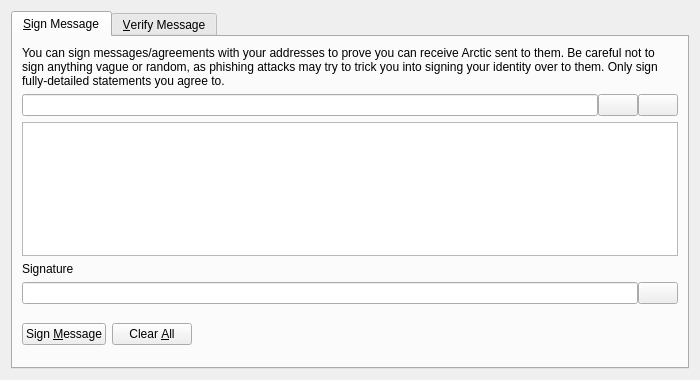
<?xml version="1.0" encoding="UTF-8"?>
<ui version="4.0">
 <class>SignVerifyMessageDialog</class>
 <widget class="QDialog" name="SignVerifyMessageDialog">
  <property name="geometry">
   <rect>
    <x>0</x>
    <y>0</y>
    <width>700</width>
    <height>380</height>
   </rect>
  </property>
  <property name="windowTitle">
   <string>Signatures - Sign / Verify a Message</string>
  </property>
  <property name="modal">
   <bool>true</bool>
  </property>
  <layout class="QVBoxLayout" name="verticalLayout">
   <item>
    <widget class="QTabWidget" name="tabWidget">
     <property name="currentIndex">
      <number>0</number>
     </property>
     <widget class="QWidget" name="tabSignMessage">
      <attribute name="title">
       <string>&amp;Sign Message</string>
      </attribute>
      <layout class="QVBoxLayout" name="verticalLayout_SM">
       <item>
        <widget class="QLabel" name="infoLabel_SM">
         <property name="text">
          <string>You can sign messages/agreements with your addresses to prove you can receive Arctic sent to them. Be careful not to sign anything vague or random, as phishing attacks may try to trick you into signing your identity over to them. Only sign fully-detailed statements you agree to.</string>
         </property>
         <property name="textFormat">
          <enum>Qt::PlainText</enum>
         </property>
         <property name="wordWrap">
          <bool>true</bool>
         </property>
        </widget>
       </item>
       <item>
        <layout class="QHBoxLayout" name="horizontalLayout_1_SM">
         <property name="spacing">
          <number>0</number>
         </property>
         <item>
          <widget class="QValidatedLineEdit" name="addressIn_SM">
           <property name="toolTip">
            <string>The Arctic address to sign the message with</string>
           </property>
          </widget>
         </item>
         <item>
          <widget class="QPushButton" name="addressBookButton_SM">
           <property name="toolTip">
            <string>Choose previously used address</string>
           </property>
           <property name="text">
            <string/>
           </property>
           <property name="shortcut">
            <string>Alt+A</string>
           </property>
           <property name="autoDefault">
            <bool>false</bool>
           </property>
          </widget>
         </item>
         <item>
          <widget class="QPushButton" name="pasteButton_SM">
           <property name="toolTip">
            <string>Paste address from clipboard</string>
           </property>
           <property name="text">
            <string/>
           </property>
           <property name="shortcut">
            <string>Alt+P</string>
           </property>
           <property name="autoDefault">
            <bool>false</bool>
           </property>
          </widget>
         </item>
        </layout>
       </item>
       <item>
        <widget class="QPlainTextEdit" name="messageIn_SM">
         <property name="toolTip">
          <string>Enter the message you want to sign here</string>
         </property>
        </widget>
       </item>
       <item>
        <widget class="QLabel" name="signatureLabel_SM">
         <property name="text">
          <string>Signature</string>
         </property>
         <property name="textFormat">
          <enum>Qt::PlainText</enum>
         </property>
        </widget>
       </item>
       <item>
        <layout class="QHBoxLayout" name="horizontalLayout_2_SM">
         <property name="spacing">
          <number>0</number>
         </property>
         <item>
          <widget class="QLineEdit" name="signatureOut_SM">
           <property name="font">
            <font>
             <italic>true</italic>
            </font>
           </property>
           <property name="readOnly">
            <bool>true</bool>
           </property>
          </widget>
         </item>
         <item>
          <widget class="QPushButton" name="copySignatureButton_SM">
           <property name="toolTip">
            <string>Copy the current signature to the system clipboard</string>
           </property>
           <property name="text">
            <string/>
           </property>
           <property name="autoDefault">
            <bool>false</bool>
           </property>
          </widget>
         </item>
        </layout>
       </item>
       <item>
        <layout class="QHBoxLayout" name="horizontalLayout_3_SM">
         <item>
          <widget class="QPushButton" name="signMessageButton_SM">
           <property name="toolTip">
            <string>Sign the message to prove you own this Arctic address</string>
           </property>
           <property name="text">
            <string>Sign &amp;Message</string>
           </property>
           <property name="autoDefault">
            <bool>false</bool>
           </property>
          </widget>
         </item>
         <item>
          <widget class="QPushButton" name="clearButton_SM">
           <property name="toolTip">
            <string>Reset all sign message fields</string>
           </property>
           <property name="text">
            <string>Clear &amp;All</string>
           </property>
           <property name="autoDefault">
            <bool>false</bool>
           </property>
          </widget>
         </item>
         <item>
          <spacer name="horizontalSpacer_1_SM">
           <property name="orientation">
            <enum>Qt::Horizontal</enum>
           </property>
           <property name="sizeHint" stdset="0">
            <size>
             <width>40</width>
             <height>48</height>
            </size>
           </property>
          </spacer>
         </item>
         <item>
          <widget class="QLabel" name="statusLabel_SM">
           <property name="font">
            <font>
             <weight>75</weight>
             <bold>true</bold>
            </font>
           </property>
           <property name="text">
            <string/>
           </property>
           <property name="wordWrap">
            <bool>true</bool>
           </property>
          </widget>
         </item>
         <item>
          <spacer name="horizontalSpacer_2_SM">
           <property name="orientation">
            <enum>Qt::Horizontal</enum>
           </property>
           <property name="sizeHint" stdset="0">
            <size>
             <width>40</width>
             <height>48</height>
            </size>
           </property>
          </spacer>
         </item>
        </layout>
       </item>
      </layout>
     </widget>
     <widget class="QWidget" name="tabVerifyMessage">
      <attribute name="title">
       <string>&amp;Verify Message</string>
      </attribute>
      <layout class="QVBoxLayout" name="verticalLayout_VM">
       <item>
        <widget class="QLabel" name="infoLabel_VM">
         <property name="text">
          <string>Enter the receiver's address, message (ensure you copy line breaks, spaces, tabs, etc. exactly) and signature below to verify the message. Be careful not to read more into the signature than what is in the signed message itself, to avoid being tricked by a man-in-the-middle attack. Note that this only proves the signing party receives with the address, it cannot prove sendership of any transaction!</string>
         </property>
         <property name="textFormat">
          <enum>Qt::PlainText</enum>
         </property>
         <property name="alignment">
          <set>Qt::AlignLeading|Qt::AlignLeft|Qt::AlignTop</set>
         </property>
         <property name="wordWrap">
          <bool>true</bool>
         </property>
        </widget>
       </item>
       <item>
        <layout class="QHBoxLayout" name="horizontalLayout_1_VM">
         <property name="spacing">
          <number>0</number>
         </property>
         <item>
          <widget class="QValidatedLineEdit" name="addressIn_VM">
           <property name="toolTip">
            <string>The Arctic address the message was signed with</string>
           </property>
          </widget>
         </item>
         <item>
          <widget class="QPushButton" name="addressBookButton_VM">
           <property name="toolTip">
            <string>Choose previously used address</string>
           </property>
           <property name="text">
            <string/>
           </property>
           <property name="shortcut">
            <string>Alt+A</string>
           </property>
           <property name="autoDefault">
            <bool>false</bool>
           </property>
          </widget>
         </item>
        </layout>
       </item>
       <item>
        <widget class="QPlainTextEdit" name="messageIn_VM"/>
       </item>
       <item>
        <widget class="QValidatedLineEdit" name="signatureIn_VM"/>
       </item>
       <item>
        <layout class="QHBoxLayout" name="horizontalLayout_2_VM">
         <item>
          <widget class="QPushButton" name="verifyMessageButton_VM">
           <property name="toolTip">
            <string>Verify the message to ensure it was signed with the specified Arctic address</string>
           </property>
           <property name="text">
            <string>Verify &amp;Message</string>
           </property>
           <property name="autoDefault">
            <bool>false</bool>
           </property>
          </widget>
         </item>
         <item>
          <widget class="QPushButton" name="clearButton_VM">
           <property name="toolTip">
            <string>Reset all verify message fields</string>
           </property>
           <property name="text">
            <string>Clear &amp;All</string>
           </property>
           <property name="autoDefault">
            <bool>false</bool>
           </property>
          </widget>
         </item>
         <item>
          <spacer name="horizontalSpacer_1_VM">
           <property name="orientation">
            <enum>Qt::Horizontal</enum>
           </property>
           <property name="sizeHint" stdset="0">
            <size>
             <width>40</width>
             <height>48</height>
            </size>
           </property>
          </spacer>
         </item>
         <item>
          <widget class="QLabel" name="statusLabel_VM">
           <property name="font">
            <font>
             <weight>75</weight>
             <bold>true</bold>
            </font>
           </property>
           <property name="text">
            <string/>
           </property>
           <property name="wordWrap">
            <bool>true</bool>
           </property>
          </widget>
         </item>
         <item>
          <spacer name="horizontalSpacer_2_VM">
           <property name="orientation">
            <enum>Qt::Horizontal</enum>
           </property>
           <property name="sizeHint" stdset="0">
            <size>
             <width>40</width>
             <height>48</height>
            </size>
           </property>
          </spacer>
         </item>
        </layout>
       </item>
      </layout>
     </widget>
    </widget>
   </item>
  </layout>
 </widget>
 <customwidgets>
  <customwidget>
   <class>QValidatedLineEdit</class>
   <extends>QLineEdit</extends>
   <header>qvalidatedlineedit.h</header>
  </customwidget>
 </customwidgets>
 <resources>
  <include location="../arc.qrc"/>
 </resources>
 <connections/>
</ui>
